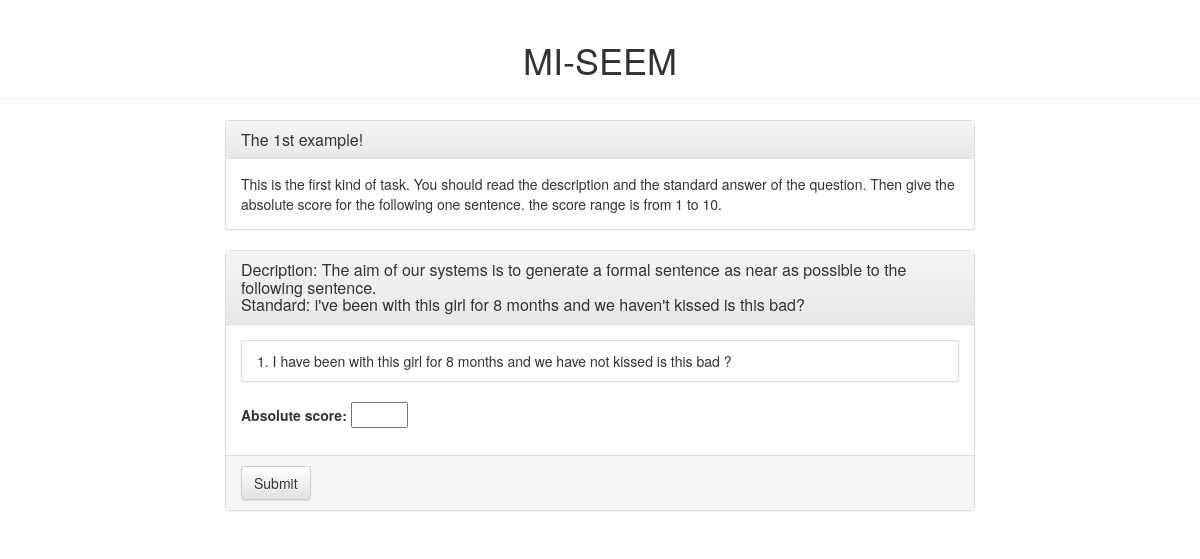
The app's page /miseem/example1 with its own data.
### miseem/models.py (models this page shows, shortened)
class Question(models.Model):
    description = models.TextField()
    standard = models.TextField()
    frequence = models.IntegerField(default = 0)

class Sentence(models.Model):
    belong_to_system = models.ForeignKey('System', on_delete = models.CASCADE)
    belong_to_question = models.ForeignKey('Question', on_delete = models.CASCADE)
    content = models.TextField()
    frequence = models.IntegerField(default = 0)

### miseem/views.py (the view, shortened to what this page needs)
# urls.py: path('example<int:current>', views.example, name='example'),
def example(request, current):
    context = {}
    context['current'] = current
    if current == 1:
        context['head'] = "The 1st example!"
        context['body'] = "This is the first kind of task. You should read the description and the standard answer of the question. Then give the absolute score for the following one sentence. the score range is from 1 to 10."
    elif current == 2:
        context['head'] = "The 2nd example!"
        context['body'] = "This is the second kind of task. You should read the description and the standard answer of the question. Then give the relative score for the following two sentence, the result is limited to three, either one Win or Tie."
    elif current == 3:
        context['head'] = "The 3rd example!"
        context['body'] = "This is the third kind of task. You should read the description and the standard answer of the question. Then give the rank score for the following three sentence, the result is limited to six different order of the three."
    else:
        return render(request, 'sorry.html')
    if request.method == "GET":
        if current == 1:
            total_num = Sentence.objects.count()-1
            chosen_id = randint(0, total_num)
            chosen_sentence = Sentence.objects.all()[chosen_id]
            chosen_question = chosen_sentence.belong_to_question
            context['chosen_sentence'] = [(chosen_sentence.pk, chosen_sentence.content)]
            context['chosen_description'] = chosen_question.description
            context['chosen_standard'] = chosen_question.standard
            context['form'] = PointWise()
    elif request.method != "POST":
        response = render(request, 'sorry.html')
    response = render(request, 'example.html', context)
    return response

### miseem/forms.py
class PointWise(Form):
    absolute_score = IntegerField(max_value = 10, min_value = 0)

### miseem/templates/example.html (shortened to what this page needs)
{% extends 'miseem_base.html' %}
{% block content %}
    <div class="panel panel-default">
        <div class="panel-heading">
            <h3 class="panel-title">
                {{ head }}
            </h3>
        </div>
        <div class="panel-body">
		{{ body }}
        </div>
    </div>
{% endblock content %}
{% block form %}
{% ifequal request.method "GET" %}
    <form action={% url 'miseem:example' current %} method="post" class="panel panel-default">
        <div class="panel-heading">
            <h3 class="panel-title">
                Decription: {{ chosen_description }}
                <br/>
                Standard: {{ chosen_standard }}
            </h3>
        </div>
        <div class="panel-body">
            <ol class = "list-group">
                {% for sentence in chosen_sentence %}
                    <li class = "list-group-item">{{ forloop.counter }}. {{ sentence.1 }}</li>
                {% endfor %}
            </ol>
            {{ form.as_p }}
        </div>
        <div class="panel-footer">
            <button type="submit" class="btn btn-default">Submit</button>
        </div>
    </form>
{% endifequal %}
{% endblock form %}

### static/css/base.css (style rules this page uses)
.list-group-item { display: list-item; }

### records on screen
Question: description "The aim of our systems is to generate a formal sentence as near as possible to the following sentence.", standard "i've been with this girl for 8 months and we haven't kissed is this bad?"
Sentence: content "I have been with this girl for 8 months and we have not kissed is this bad ?"

### other values on screen
{{ head }} "The 1st example!"
{{ body }} "This is the first kind of task. You should read the description and the standard answer of the question. Then give the absolute score for the following one sentence. the score range is from 1 to 10."
